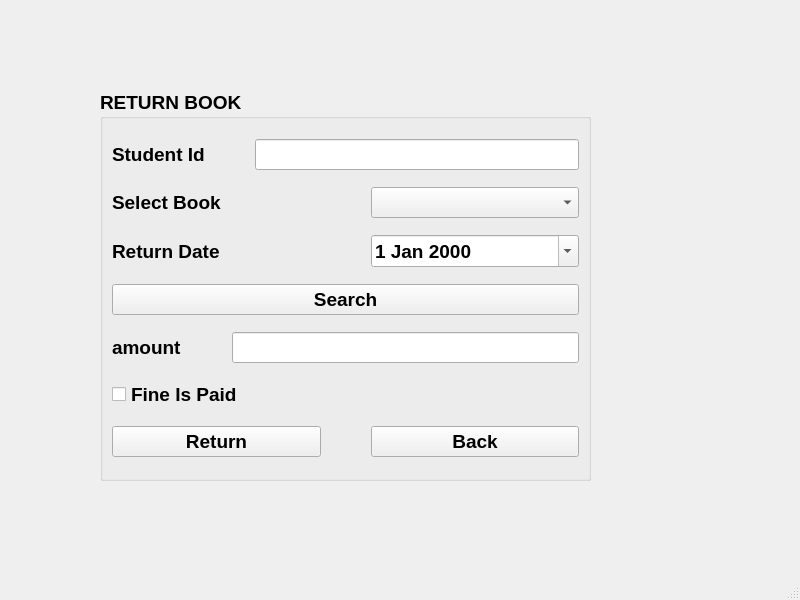
<?xml version="1.0" encoding="UTF-8"?>
<ui version="4.0">
 <class>MainWindow</class>
 <widget class="QMainWindow" name="MainWindow">
  <property name="geometry">
   <rect>
    <x>0</x>
    <y>0</y>
    <width>800</width>
    <height>600</height>
   </rect>
  </property>
  <property name="windowTitle">
   <string>MainWindow</string>
  </property>
  <widget class="QWidget" name="centralwidget">
   <widget class="QStackedWidget" name="stackedWidget">
    <property name="geometry">
     <rect>
      <x>50</x>
      <y>50</y>
      <width>641</width>
      <height>461</height>
     </rect>
    </property>
    <property name="currentIndex">
     <number>2</number>
    </property>
    <widget class="QWidget" name="page">
     <widget class="QWidget" name="layoutWidget">
      <property name="geometry">
       <rect>
        <x>220</x>
        <y>210</y>
        <width>202</width>
        <height>33</height>
       </rect>
      </property>
      <layout class="QHBoxLayout" name="horizontalLayout">
       <property name="spacing">
        <number>50</number>
       </property>
       <item>
        <widget class="QPushButton" name="pushButton_Issue">
         <property name="font">
          <font>
           <pointsize>14</pointsize>
           <weight>75</weight>
           <bold>true</bold>
          </font>
         </property>
         <property name="text">
          <string>Issue</string>
         </property>
        </widget>
       </item>
       <item>
        <widget class="QPushButton" name="pushButton_Return">
         <property name="font">
          <font>
           <pointsize>14</pointsize>
           <weight>75</weight>
           <bold>true</bold>
          </font>
         </property>
         <property name="text">
          <string>Return</string>
         </property>
        </widget>
       </item>
      </layout>
     </widget>
    </widget>
    <widget class="QWidget" name="page_3">
     <widget class="QGroupBox" name="groupBox">
      <property name="geometry">
       <rect>
        <x>80</x>
        <y>70</y>
        <width>471</width>
        <height>341</height>
       </rect>
      </property>
      <property name="font">
       <font>
        <pointsize>14</pointsize>
        <weight>75</weight>
        <bold>true</bold>
       </font>
      </property>
      <property name="title">
       <string>ISSUE BOOK</string>
      </property>
      <layout class="QVBoxLayout" name="verticalLayout">
       <item>
        <layout class="QHBoxLayout" name="horizontalLayout_2">
         <property name="spacing">
          <number>30</number>
         </property>
         <item>
          <widget class="QLabel" name="label">
           <property name="text">
            <string>Book Name</string>
           </property>
          </widget>
         </item>
         <item>
          <widget class="QLineEdit" name="lineEdit_bookname"/>
         </item>
        </layout>
       </item>
       <item>
        <layout class="QHBoxLayout" name="horizontalLayout_3">
         <property name="spacing">
          <number>50</number>
         </property>
         <item>
          <widget class="QLabel" name="label_2">
           <property name="text">
            <string>Student ID</string>
           </property>
          </widget>
         </item>
         <item>
          <widget class="QComboBox" name="comboBox_ib"/>
         </item>
        </layout>
       </item>
       <item>
        <layout class="QHBoxLayout" name="horizontalLayout_4">
         <property name="spacing">
          <number>50</number>
         </property>
         <item>
          <widget class="QLabel" name="label_3">
           <property name="text">
            <string>Issue Date</string>
           </property>
          </widget>
         </item>
         <item>
          <widget class="QDateEdit" name="dateEdit">
           <property name="calendarPopup">
            <bool>true</bool>
           </property>
          </widget>
         </item>
        </layout>
       </item>
       <item>
        <layout class="QHBoxLayout" name="horizontalLayout_5">
         <property name="spacing">
          <number>50</number>
         </property>
         <item>
          <widget class="QPushButton" name="pushButton_issue">
           <property name="text">
            <string>Issue</string>
           </property>
          </widget>
         </item>
         <item>
          <widget class="QPushButton" name="pushButton_back">
           <property name="text">
            <string>Back</string>
           </property>
          </widget>
         </item>
        </layout>
       </item>
      </layout>
     </widget>
    </widget>
    <widget class="QWidget" name="page_4">
     <widget class="QGroupBox" name="groupBox_2">
      <property name="geometry">
       <rect>
        <x>50</x>
        <y>40</y>
        <width>491</width>
        <height>391</height>
       </rect>
      </property>
      <property name="font">
       <font>
        <pointsize>14</pointsize>
        <weight>75</weight>
        <bold>true</bold>
       </font>
      </property>
      <property name="title">
       <string>RETURN BOOK</string>
      </property>
      <layout class="QVBoxLayout" name="verticalLayout_2">
       <item>
        <layout class="QHBoxLayout" name="horizontalLayout_6">
         <property name="spacing">
          <number>50</number>
         </property>
         <item>
          <widget class="QLabel" name="label_studentid">
           <property name="font">
            <font>
             <pointsize>14</pointsize>
             <weight>75</weight>
             <bold>true</bold>
            </font>
           </property>
           <property name="text">
            <string>Student Id</string>
           </property>
          </widget>
         </item>
         <item>
          <widget class="QLineEdit" name="lineEdit_studentid"/>
         </item>
        </layout>
       </item>
       <item>
        <layout class="QHBoxLayout" name="horizontalLayout_7">
         <property name="spacing">
          <number>50</number>
         </property>
         <item>
          <widget class="QLabel" name="label_selectbook">
           <property name="font">
            <font>
             <pointsize>14</pointsize>
             <weight>75</weight>
             <bold>true</bold>
            </font>
           </property>
           <property name="text">
            <string>Select Book</string>
           </property>
          </widget>
         </item>
         <item>
          <widget class="QComboBox" name="comboBox_selectbook"/>
         </item>
        </layout>
       </item>
       <item>
        <layout class="QHBoxLayout" name="horizontalLayout_8">
         <property name="spacing">
          <number>50</number>
         </property>
         <item>
          <widget class="QLabel" name="label_returndate">
           <property name="font">
            <font>
             <pointsize>14</pointsize>
             <weight>75</weight>
             <bold>true</bold>
            </font>
           </property>
           <property name="text">
            <string>Return Date</string>
           </property>
          </widget>
         </item>
         <item>
          <widget class="QDateEdit" name="dateEdit_2">
           <property name="calendarPopup">
            <bool>true</bool>
           </property>
          </widget>
         </item>
        </layout>
       </item>
       <item>
        <widget class="QPushButton" name="pushButton_serach">
         <property name="text">
          <string>Search</string>
         </property>
        </widget>
       </item>
       <item>
        <layout class="QHBoxLayout" name="horizontalLayout_9">
         <property name="spacing">
          <number>50</number>
         </property>
         <item>
          <widget class="QLabel" name="label_amount">
           <property name="text">
            <string>amount</string>
           </property>
          </widget>
         </item>
         <item>
          <widget class="QLineEdit" name="lineEdit_amountReturn"/>
         </item>
        </layout>
       </item>
       <item>
        <widget class="QCheckBox" name="checkBox_return">
         <property name="text">
          <string>Fine Is Paid</string>
         </property>
        </widget>
       </item>
       <item>
        <layout class="QHBoxLayout" name="horizontalLayout_10">
         <property name="spacing">
          <number>50</number>
         </property>
         <item>
          <widget class="QPushButton" name="pushButton_return">
           <property name="text">
            <string>Return</string>
           </property>
          </widget>
         </item>
         <item>
          <widget class="QPushButton" name="pushButton_back_3">
           <property name="text">
            <string>Back</string>
           </property>
          </widget>
         </item>
        </layout>
       </item>
      </layout>
     </widget>
    </widget>
    <widget class="QWidget" name="page_2"/>
   </widget>
  </widget>
  <widget class="QMenuBar" name="menubar">
   <property name="geometry">
    <rect>
     <x>0</x>
     <y>0</y>
     <width>800</width>
     <height>21</height>
    </rect>
   </property>
  </widget>
  <widget class="QStatusBar" name="statusbar"/>
 </widget>
 <resources/>
 <connections/>
</ui>
